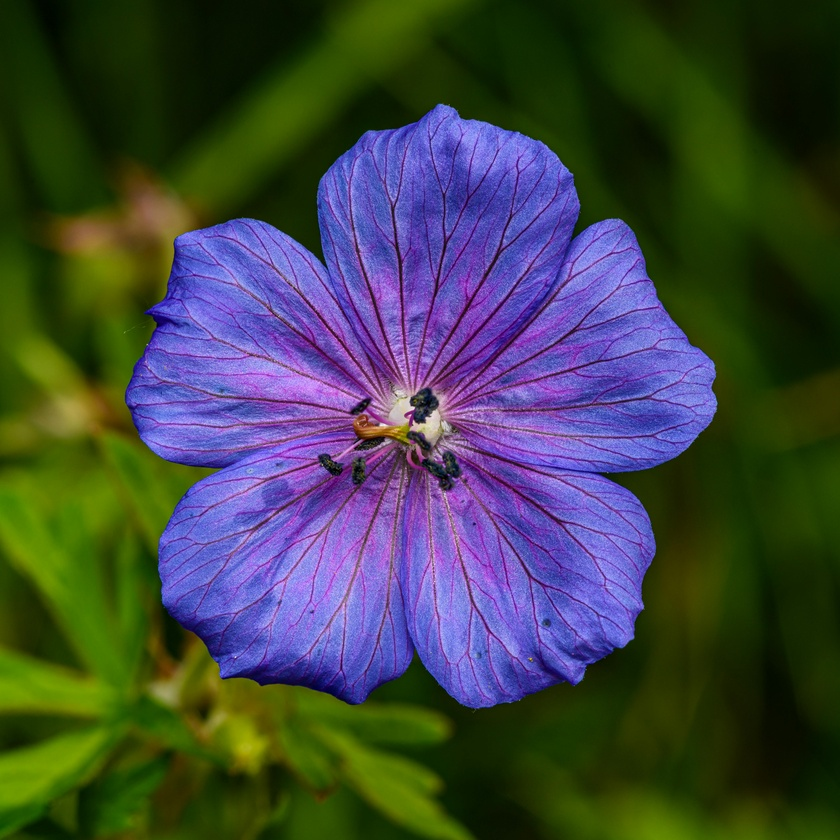
#> input picture color_spaces/patches.jpg, 840 x 840 px, shrunk from 5064 x 5064 before the run
$ python color_space_test.py patches.jpg 1.0 1.0 1.0
#> lines starting #> are read from the running program, lines starting #| are printed output that depends on the picture; after the words box and inside, x2 and y2 are one past the last pixel; in counts of white or black regions, pixels touching at a corner belong together
import sys
import numpy as np
from PIL import Image

def main():
    if len(sys.argv) != 5:
        print("Usage: python program.py <filename> <hue_modification> <saturation_modification> <value_modification>")
        sys.exit(1)

    filename = sys.argv[1]
    hue_mod = float(sys.argv[2])
    sat_mod = float(sys.argv[3])
    val_mod = float(sys.argv[4])

    # Check if modifications are within range
    if not (0 <= hue_mod <= 1) or not (-1 <= sat_mod <= 1) or not (-1 <= val_mod <= 1):
        print("Error: Modifications out of range.")
        sys.exit(1)

    # Load the image
    img = np.array(Image.open(filename))
#> img is the input picture: shape (840, 840, 3); mean R, G, B 64.2, 69.8, 66.9

    # Convert RGB image to HSV
    hsv_img = rgb2hsv(img)

    # Modify the HSV image
    hsv_img[:, :, 0] = np.clip(hsv_img[:, :, 0] + hue_mod, 0, 1)
    hsv_img[:, :, 1] = np.clip(hsv_img[:, :, 1] + sat_mod, 0, 1)
    hsv_img[:, :, 2] = np.clip(hsv_img[:, :, 2] + val_mod, 0, 1)

    # Convert HSV image back to RGB
    modified_img = hsv2rgb(hsv_img)

    # Save the modified image
    Image.fromarray(modified_img.astype(np.uint8)).save("modified_" + filename)

def normalize_image(img):
    # Normalize the image if it is not already normalized
    if np.max(img) > 1:
        img = img / 255.0
    return img

def rgb2hsv(img):
    # Ensure the image is normalized
    img = normalize_image(img)

    # Get the R, G, and B values
    R = img[:, :, 0]
    G = img[:, :, 1]
    B = img[:, :, 2]

    # Get the maximum and minimum values
    max_val = np.max(img, axis=2)
    min_val = np.min(img, axis=2)
    delta = max_val - min_val
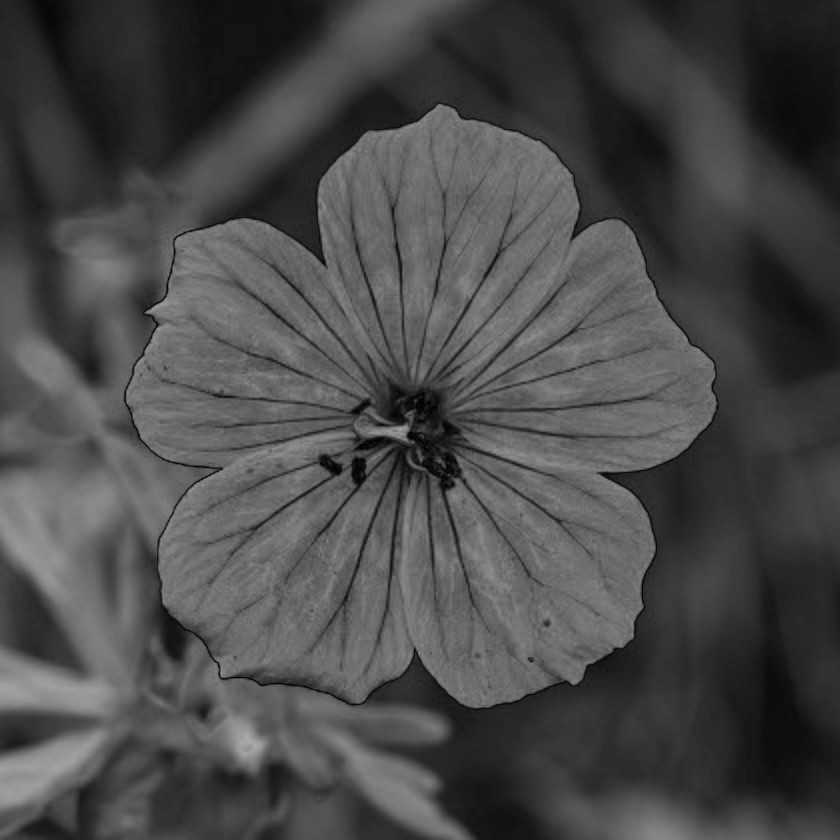
#> delta: shape (840, 840) float64; min 0, max 0.663, mean 0.288

    # Calculate the value
    V = max_val

    # Calculate the saturation
    S = np.zeros_like(max_val)
    S[max_val != 0] = delta[max_val != 0] / max_val[max_val != 0]
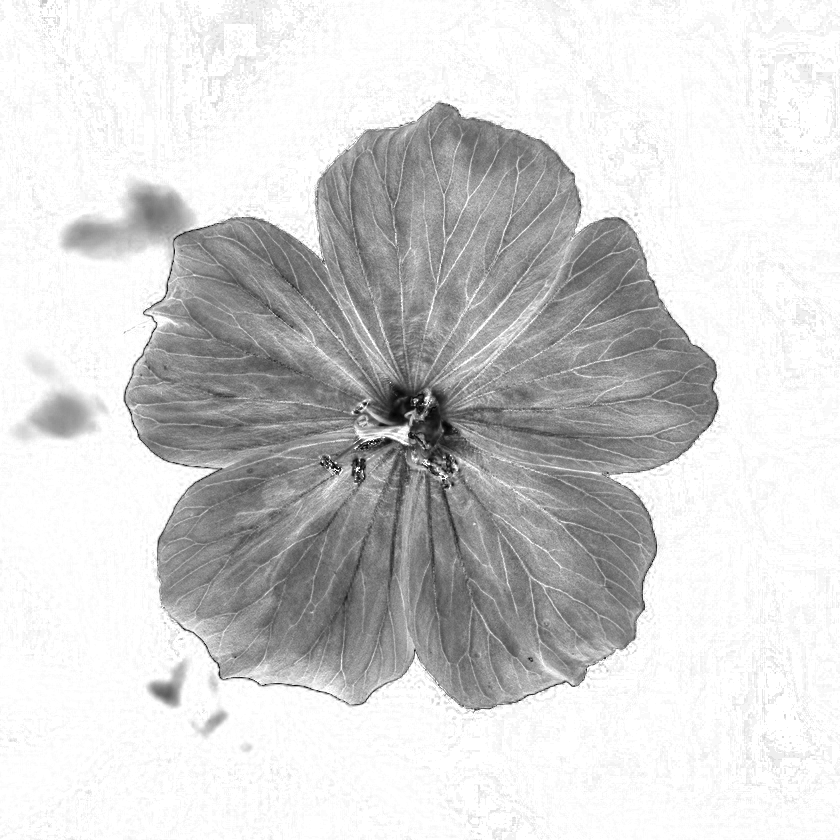
#> S: shape (840, 840) float64; min 0, max 1, mean 0.827

    # Calculate the hue
    H = np.zeros_like(max_val)
    mask = (max_val == R) & (delta != 0)
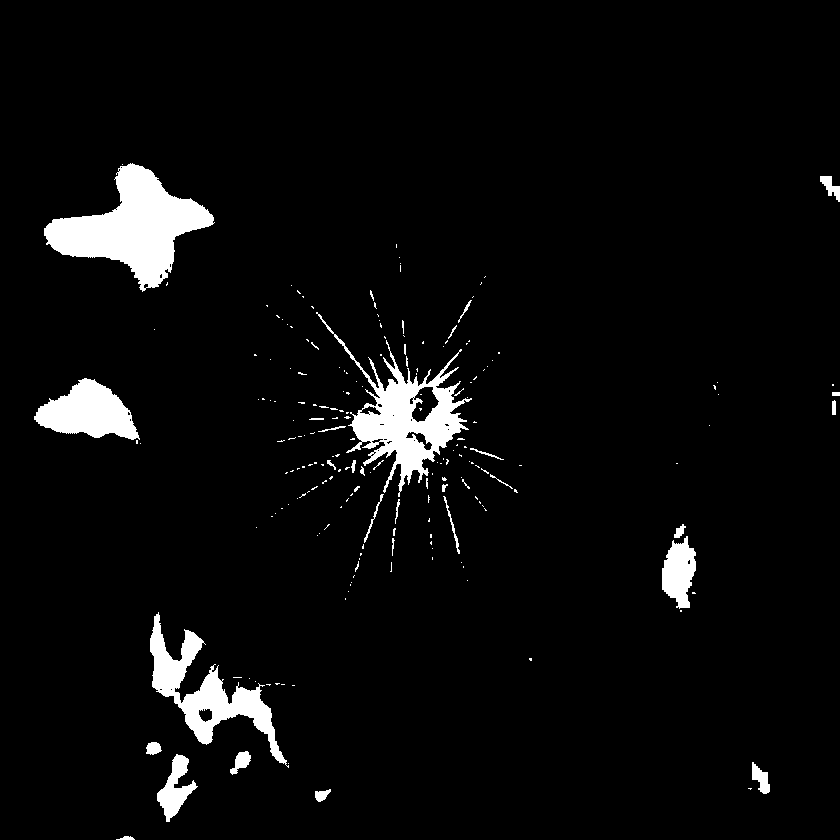
#> mask: shape (840, 840) bool; 4.6% white; 204 white regions (170 under 20 px), largest, box (x1, y1, x2, y2) and area: (44, 163, 215, 292) 9651, (316, 312, 472, 497) 7152, (150, 612, 289, 768) 5619
    H[mask] = (G[mask] - B[mask]) / delta[mask] % 6
    mask = (max_val == G) & (delta != 0)
#> mask: shape (840, 840) bool; 61.4% white; 19 black regions (11 under 20 px), largest, box (x1, y1, x2, y2) and area: (34, 103, 718, 763) 269161, (664, 536, 696, 608) 1181, (157, 755, 196, 816) 1028
    H[mask] = (B[mask] - R[mask]) / delta[mask] + 2
    mask = (max_val == B) & (delta != 0)
#> mask: shape (840, 840) bool; 34.4% white; 16 white regions (12 under 20 px), largest, box (x1, y1, x2, y2) and area: (125, 103, 718, 709) 242022, (410, 386, 439, 422) 520, (409, 432, 432, 450) 122, (356, 464, 361, 472) 27
    H[mask] = (R[mask] - G[mask]) / delta[mask] + 4
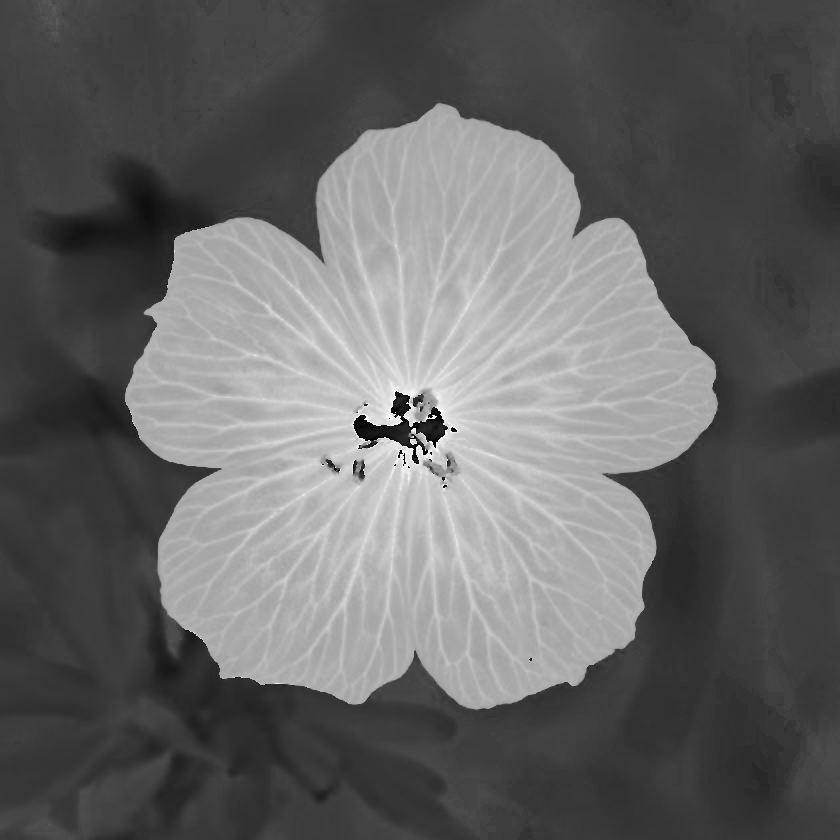
#> H: shape (840, 840) float64; min 0, max 5.99, mean 2.39; drawn with min black and max white
    H = (H / 6) % 1

    # Stack the channels
    hsv_img = np.stack((H, S, V), axis=2)
#> in main, `hsv_img[:, :, 1] = np.clip(hsv_img[:, :, 1] + sat_mod, 0, 1)`:
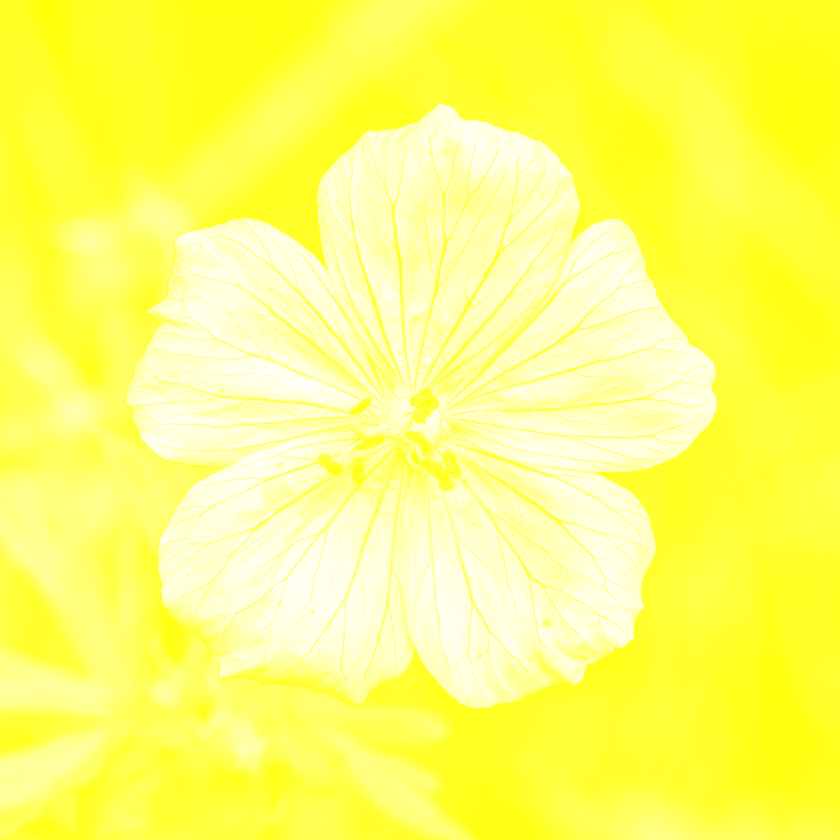
#> hsv_img: shape (840, 840, 3) float64; mean of channels 0, 1, 2 1, 1, 0.412; drawn as R, G, B
#> in main, `hsv_img[:, :, 2] = np.clip(hsv_img[:, :, 2] + val_mod, 0, 1)`: hsv_img: shape (840, 840, 3) float64; every value is 1
    return hsv_img

def hsv2rgb(hsv_img):
    # Get the hue, saturation, and value channels
    H = hsv_img[:, :, 0]
#> H: shape (840, 840) float64; every value is 1
    S = hsv_img[:, :, 1]
    V = hsv_img[:, :, 2]

    # Calculate the chroma
    C = V * S

    # Calculate the intermediate values
    X = C * (1 - np.abs((H * 6) % 2 - 1))
#> X: shape (840, 840) float64; every value is 0
    m = V - C

    # Initialize the RGB channels
    R = np.zeros_like(H)
    G = np.zeros_like(H)
    B = np.zeros_like(H)

    # Set the RGB values based on the hue
    mask = (0 <= H) & (H < 1/6)
#> mask: shape (840, 840) bool; every value is 0
    R[mask] = C[mask]
    G[mask] = X[mask]
    B[mask] = 0

    mask = (1/6 <= H) & (H < 2/6)
    R[mask] = X[mask]
    G[mask] = C[mask]
    B[mask] = 0

    mask = (2/6 <= H) & (H < 3/6)
    R[mask] = 0
    G[mask] = C[mask]
    B[mask] = X[mask]

    mask = (3/6 <= H) & (H < 4/6)
    R[mask] = 0
    G[mask] = X[mask]
    B[mask] = C[mask]

    mask = (4/6 <= H) & (H < 5/6)
    R[mask] = X[mask]
    G[mask] = 0
    B[mask] = C[mask]

    mask = (5/6 <= H) & (H <= 1)
#> mask: shape (840, 840) bool; every value is 1
    R[mask] = C[mask]
    G[mask] = 0
    B[mask] = X[mask]

    # Add the intermediate values to the RGB channels
    R = (R + m) * 255
#> R: shape (840, 840) float64; every value is 255
    G = (G + m) * 255
    B = (B + m) * 255

    # Stack the channels
    rgb_img = np.stack((R, G, B), axis=2)
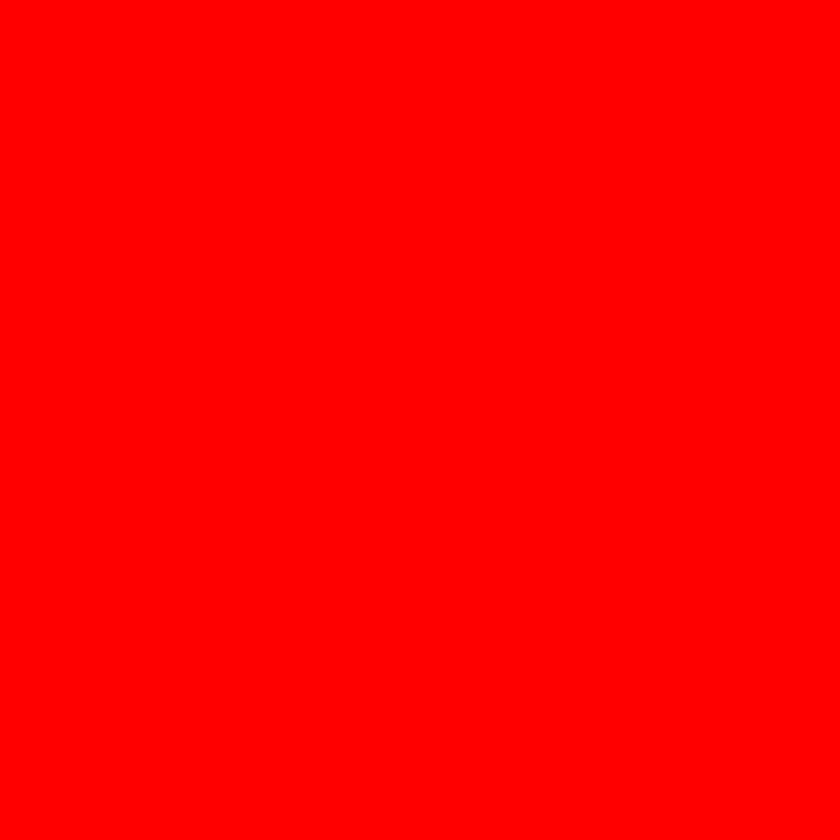
#> rgb_img: shape (840, 840, 3) float64; mean of channels 0, 1, 2 255, 0, 0; drawn as R, G, B
    return rgb_img


if __name__ == "__main__":
    main()
